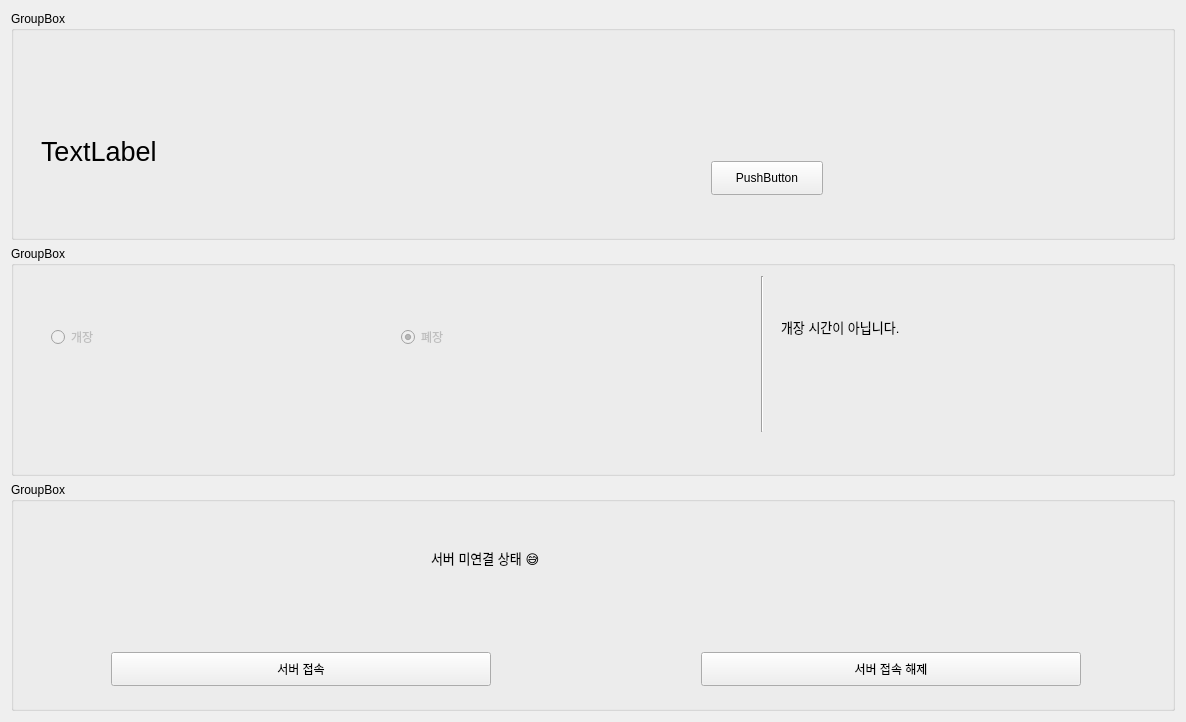
<?xml version="1.0" encoding="UTF-8"?>
<ui version="4.0">
 <class>Form</class>
 <widget class="QWidget" name="Form">
  <property name="geometry">
   <rect>
    <x>0</x>
    <y>0</y>
    <width>1186</width>
    <height>722</height>
   </rect>
  </property>
  <property name="windowTitle">
   <string>Form</string>
  </property>
  <layout class="QGridLayout" name="gridLayout_2">
   <item row="0" column="0">
    <layout class="QGridLayout" name="gridLayout">
     <item row="3" column="1" colspan="2">
      <widget class="QGroupBox" name="groupBox_2">
       <property name="title">
        <string>GroupBox</string>
       </property>
       <widget class="QLabel" name="label_2">
        <property name="geometry">
         <rect>
          <x>770</x>
          <y>70</y>
          <width>376</width>
          <height>22</height>
         </rect>
        </property>
        <property name="font">
         <font>
          <pointsize>10</pointsize>
         </font>
        </property>
        <property name="text">
         <string>개장 시간이 아닙니다.</string>
        </property>
       </widget>
       <widget class="QRadioButton" name="radioButton">
        <property name="enabled">
         <bool>false</bool>
        </property>
        <property name="geometry">
         <rect>
          <x>40</x>
          <y>80</y>
          <width>376</width>
          <height>22</height>
         </rect>
        </property>
        <property name="text">
         <string>개장</string>
        </property>
        <property name="checked">
         <bool>false</bool>
        </property>
        <property name="autoRepeat">
         <bool>false</bool>
        </property>
        <property name="autoExclusive">
         <bool>true</bool>
        </property>
       </widget>
       <widget class="QRadioButton" name="radioButton_2">
        <property name="enabled">
         <bool>false</bool>
        </property>
        <property name="geometry">
         <rect>
          <x>390</x>
          <y>80</y>
          <width>376</width>
          <height>22</height>
         </rect>
        </property>
        <property name="acceptDrops">
         <bool>false</bool>
        </property>
        <property name="text">
         <string>폐장</string>
        </property>
        <property name="checked">
         <bool>true</bool>
        </property>
        <property name="autoExclusive">
         <bool>true</bool>
        </property>
       </widget>
       <widget class="Line" name="line_2">
        <property name="geometry">
         <rect>
          <x>750</x>
          <y>30</y>
          <width>3</width>
          <height>156</height>
         </rect>
        </property>
        <property name="orientation">
         <enum>Qt::Vertical</enum>
        </property>
       </widget>
      </widget>
     </item>
     <item row="4" column="1" colspan="2">
      <widget class="QGroupBox" name="groupBox_3">
       <property name="title">
        <string>GroupBox</string>
       </property>
       <widget class="QPushButton" name="pushButton_3">
        <property name="geometry">
         <rect>
          <x>690</x>
          <y>170</y>
          <width>380</width>
          <height>34</height>
         </rect>
        </property>
        <property name="text">
         <string>서버 접속 해제</string>
        </property>
       </widget>
       <widget class="QLabel" name="label_3">
        <property name="geometry">
         <rect>
          <x>420</x>
          <y>-30</y>
          <width>380</width>
          <height>211</height>
         </rect>
        </property>
        <property name="font">
         <font>
          <pointsize>10</pointsize>
         </font>
        </property>
        <property name="text">
         <string>서버 미연결 상태 😅</string>
        </property>
        <property name="textFormat">
         <enum>Qt::AutoText</enum>
        </property>
       </widget>
       <widget class="QPushButton" name="pushButton_2">
        <property name="geometry">
         <rect>
          <x>100</x>
          <y>170</y>
          <width>380</width>
          <height>34</height>
         </rect>
        </property>
        <property name="text">
         <string>서버 접속</string>
        </property>
       </widget>
      </widget>
     </item>
     <item row="0" column="1" colspan="2">
      <widget class="QGroupBox" name="groupBox">
       <property name="title">
        <string>GroupBox</string>
       </property>
       <widget class="QLabel" name="label">
        <property name="geometry">
         <rect>
          <x>30</x>
          <y>40</y>
          <width>376</width>
          <height>200</height>
         </rect>
        </property>
        <property name="font">
         <font>
          <family>Arial</family>
          <pointsize>20</pointsize>
         </font>
        </property>
        <property name="text">
         <string>TextLabel</string>
        </property>
       </widget>
       <widget class="QPushButton" name="pushButton_4">
        <property name="geometry">
         <rect>
          <x>700</x>
          <y>150</y>
          <width>112</width>
          <height>34</height>
         </rect>
        </property>
        <property name="text">
         <string>PushButton</string>
        </property>
       </widget>
      </widget>
     </item>
    </layout>
   </item>
  </layout>
 </widget>
 <resources/>
 <connections/>
</ui>
